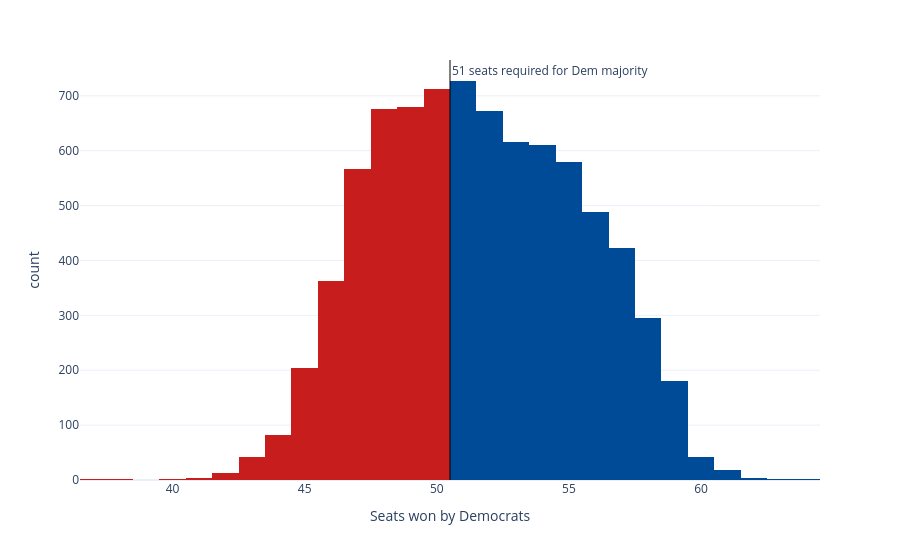

Write notebook code for a chart like this one.
### Code cell
sims_hist = px.histogram(seat_sims, x='seats', nbins=np.unique(seat_sims['seats']).shape[0]*2, color='winner',
                         color_discrete_map={'Democrats': '#004b97', 'Republicans': '#c71e1d'},
                         labels={'seats':'Seats won by Democrats', 'winner': 'Winner'}, template='plotly_white')
sims_hist.update_traces(showlegend=False)
sims_hist.add_vline(x=50.5, line_width=1, line_color='black', annotation_text='51 seats required for Dem majority', 
                    annotation_position='top right')
sims_hist

### Figure 1 — Plotly figure (JSON) as saved in the notebook; plotly's stock layout.template omitted (floating-point values rounded to 4 significant figures; data arrays with more than 128 entries replaced by an {"elided": "..."} marker saying what was removed)
{"data": [{"bingroup": "x", "hovertemplate": "Winner=Democrats<br>Seats won by Democrats=%{x}<br>count=%{y}<extra></extra>", "legendgroup": "Democrats", "marker": {"color": "#004b97", "pattern": {"shape": ""}}, "name": "Democrats", "nbinsx": 54, "orientation": "v", "showlegend": false, "type": "histogram", "x": {"elided": "4657 int values"}, "xaxis": "x", "yaxis": "y"}, {"bingroup": "x", "hovertemplate": "Winner=Republicans<br>Seats won by Democrats=%{x}<br>count=%{y}<extra></extra>", "legendgroup": "Republicans", "marker": {"color": "#c71e1d", "pattern": {"shape": ""}}, "name": "Republicans", "nbinsx": 54, "orientation": "v", "showlegend": false, "type": "histogram", "x": {"elided": "3343 int values"}, "xaxis": "x", "yaxis": "y"}], "layout": {"annotations": [{"showarrow": false, "text": "51 seats required for Dem majority", "x": 50.5, "xanchor": "left", "xref": "x", "y": 1, "yanchor": "top", "yref": "y domain"}], "barmode": "relative", "legend": {"title": {"text": "Winner"}, "tracegroupgap": 0}, "margin": {"t": 60}, "shapes": [{"line": {"color": "black", "width": 1}, "type": "line", "x0": 50.5, "x1": 50.5, "xref": "x", "y0": 0, "y1": 1, "yref": "y domain"}], "xaxis": {"anchor": "y", "domain": [0, 1], "title": {"text": "Seats won by Democrats"}}, "yaxis": {"anchor": "x", "domain": [0, 1], "title": {"text": "count"}}}}
